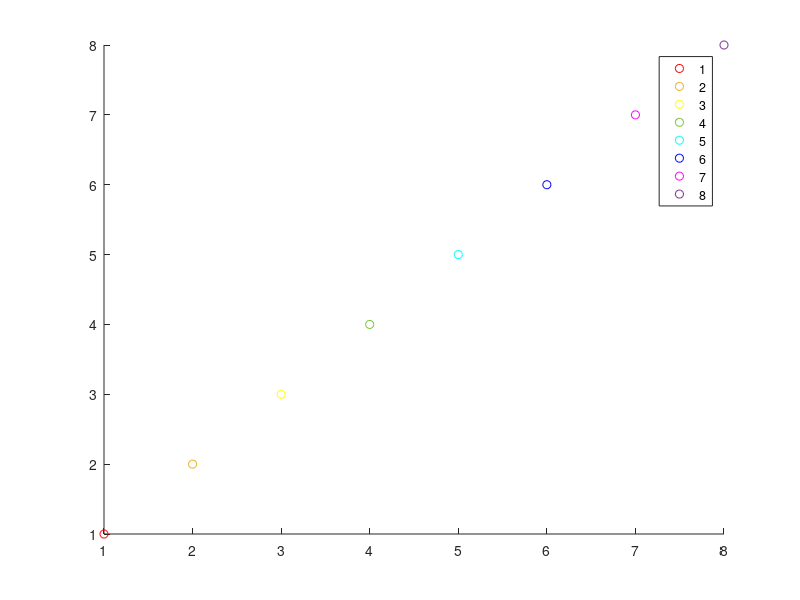

Recreate this plot in MATLAB.

close all;
clc;
clear all;
C= [[1,0,0];[0.9290,0.6940,0.1250];[1,1,0];[0.4660,0.7740,0.1880];...
  [1,0,1];[0,0,1];[0,0,1];[0.4940,0.1840,0.5560]];
C=[[1,0,0];[0,0,1]];
M = magic(3);
S = [];
C = [0;1;2];


 cm = {  'r';...
  [0.9290    0.6940    0.1250];... % orange
  'y';...                          % yellow
  [0.4660    0.7740    0.1880];... % green
  'c';...                          % cyan
  'b';...                          % blue
  'm';...                          % magenta
  [0.4940    0.1840    0.5560]};

figure
s = 8
gscatter([1:s],[1:s],[1:s],[[1,0,0];[0.9290,0.6940,0.1250];[1,1,0];[0.4660,0.7740,0.1880];...
  [0,1,1];[0,0,1];[1,0,1];[0.4940,0.1840,0.5560]])

shg
